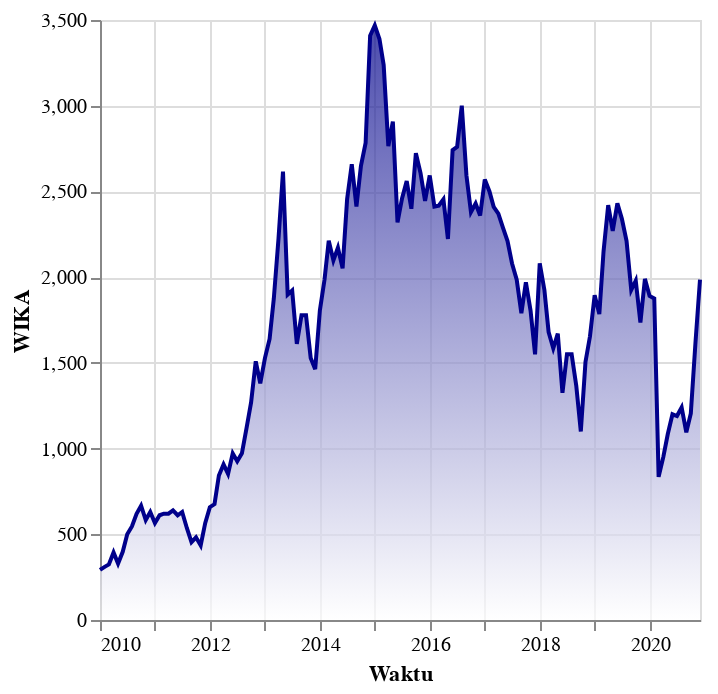

This figure's notebook cell:
### Markdown cell above
# Violin Plot

### Code cell
p1= Data1 |>
@vlplot(
    mark={:area,
    line={color="darkblue"},
    color={x1=1,y1=1,x2=1,y2=0,gradient=:linear,
    title="Harga Saham WIKA",
    stops=[{offset=0,color="white"},{offset=1,color="darkblue"}]}},
    x="Waktu:t",
    y="WIKA:q"
)

### Figure 1 — Vega-Lite specification as saved in the notebook (floating-point values rounded to 4 significant figures; data arrays with more than 128 entries replaced by an {"elided": "..."} marker saying what was removed)
{"data": {"values": {"elided": "132 records"}}, "encoding": {"x": {"field": "Waktu", "type": "temporal"}, "y": {"field": "WIKA", "type": "quantitative"}}, "mark": {"color": {"gradient": "linear", "stops": [{"color": "white", "offset": 0}, {"color": "darkblue", "offset": 1}], "title": "Harga Saham WIKA", "x1": 1, "x2": 1, "y1": 1, "y2": 0}, "line": {"color": "darkblue"}, "type": "area"}}
